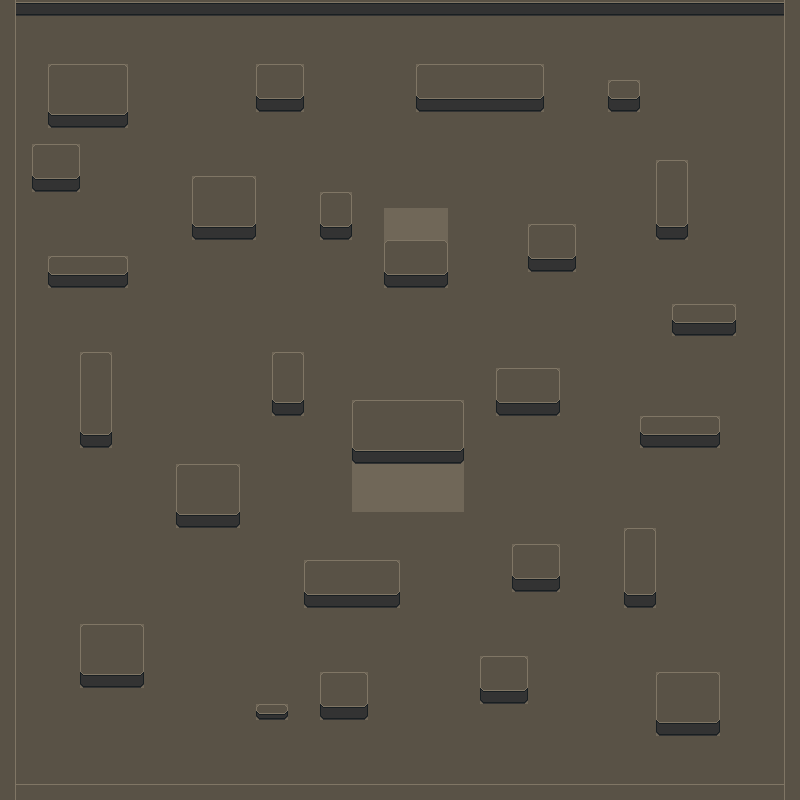

A 2D game scene composited from a Tiled map and its tileset images. What follows is a short description and the map's XML, with each tile layer's data collapsed to a summary:
An orthogonal 50x50 tile map with 16x16 px tiles, 1 tile layer (floor), 3 tilesets and 2 objects.

<map version="1.10" tiledversion="1.10.2" orientation="orthogonal" renderorder="right-down" width="50" height="50" tilewidth="16" tileheight="16" infinite="0" backgroundcolor="#706758" nextlayerid="10" nextobjectid="24">
 <tileset firstgid="1" source="props.tsx" />
 <tileset firstgid="20" source="floor.tsx" />
 <tileset firstgid="185" source="animal.tsx" />
 <layer id="8" name="floor" width="50" height="50">
  <data>[2500 cells, 2471 non-empty, 12 distinct tile ids]</data>
 </layer>
 <objectgroup id="9" name="characters" visible="0" />
 <objectgroup id="2" name="props">
  <object id="22" gid="14" x="400" y="240" width="14" height="14" />
  <object id="23" gid="18" x="401" y="472" width="13" height="32" />
 </objectgroup>
</map>
